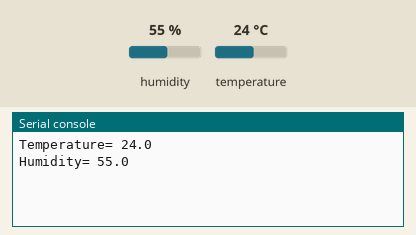
Recording of a program running on a simulated Raspberry Pi Pico running MicroPython. Parts: the last lines printed to the serial console. The test bench sets the inputs (shaded band); at power-on: humidity 55 %, temperature 24 °C.

Above: at 1.2 s.
1.3 s: humidity set to 22 %
At 5.9 s:
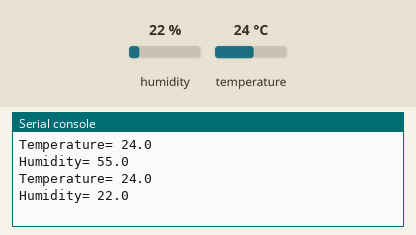
7.3 s: temperature set to 12 °C
At 10.5 s:
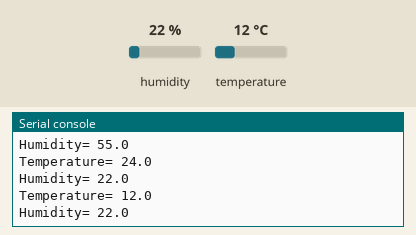
13.3 s: humidity set to 40 %
At 16.3 s:
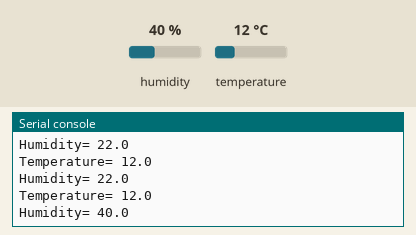
Timing chart, 0 to 17.8 s (numbered marks = the images above; inputs shaded):
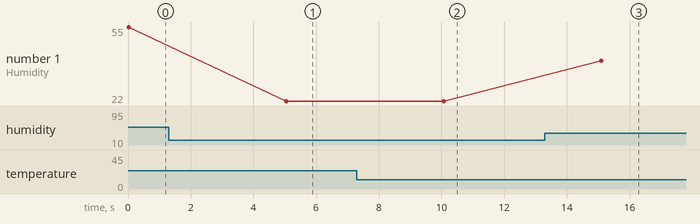

The program:

DHT22_Sensor.py
```python
from machine import Pin
import time
import dht

dSensor = dht.DHT22(Pin(2))

def readDHT():
    try:
        dSensor.measure()
        temp = dSensor.temperature()

        hum = dSensor.humidity()
        print(f'Temperature= {temp}')
        print(f'Humidity= {hum} ')
    except OSError as e:
        print('Failed to read data from DHT sensor')

while True:
    readDHT()
    time.sleep(5)
```

Measured:
- after the input at 1.3 s, the serial console: prints a new line after 3.7 s (image 1)
- after the input at 7.3 s, the serial console: prints a new line after 2.8 s (image 2)
- after the input at 13.3 s, the serial console: prints a new line after 1.8 s (image 3)
- plotted number 1: 55 → 22 after the input at 1.3 s, 22 → 40 after the input at 13.3 s
